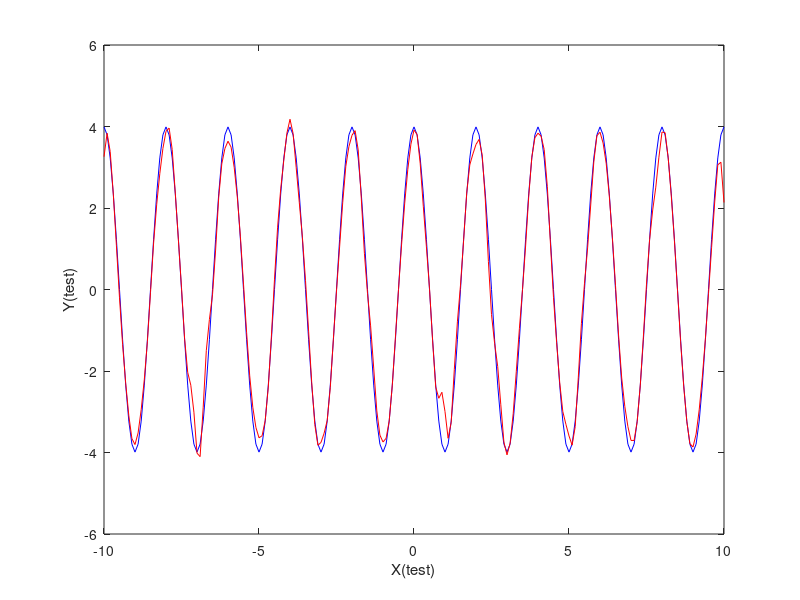

Here is the MATLAB script that generated this plot: (Note: this script raises an error after producing the figure.)
 
%RBF
%in baraame shabake asabi RBF baraye darunyabi seri zamani ast.
%seri zamani ba tabdil fourier be shekle mosalasati bayad ijad gardand va dar
%baze mored nazar moshakhas shavand.baze dar in barname [-10,10] ast.
%tedad marakeze sabet ba tavajoh be gaame baze sakhte mishavand.hamchenin dar in barnaame az marakeze
%sabet va kernel Gausian baraye darunyabi estefade gardid.in marakez be surate random ijad
%mishavand.
close all
clear all
clc;
%tolid data test va training dar baaze [-10,10] va gaame 0.1 , 0.05
x=-10:0.05:10;
xt=-10:0.1:10;

%tolid data training
for i=1:length(x)
y(i)=3.99*(cos(pi*x(i)))+0.3*randn;
d=0;
e=0;
e=(e+abs(y(i)-d))/200
end
% tolide 200 markaze random sabet az nemune
index=randperm(numel(x));
v=x(index(1:200));
p=sort(v);
markaz=p';
% sakhte matrix darunyabi baraye data training va taabe kernel e Gausian
p=length(x);
p1=length(markaz);
for i=1:1:p
 
for j=1:1:p1
mu=x(i)-markaz(j);
k=mu^2/0.02;
gtr(i,j)=exp(-0.5*k);
 
end
end
I=eye(200);
lamda=1;
% tanzim factor vazn
W=inv((gtr'*gtr)+ lamda * I)*gtr'*y';
%xt=-10:0.01:10
%yt khoruji matlub ast.
for i=1:length(xt)
yt(i)=3.99*(cos(pi*xt(i)));
test(i,j)=exp(-0.5*k);
 d=0;
e1=0;
e1=(e1+abs(yt(i)-d))/200
end
% sakhte matrix darunyabi baraye data test va taabe kernel e Gausian
p2=length(xt);
for i=1:1:p2
 
for j=1:1:p1
mu=xt(i)-markaz(j);
k=mu^2/.02;
gt(i,j)=exp(-0.5*k);
 
end
end
dtest=gt*W;

% plot haa.
figure;
plot(xt,yt,'b-',xt,dtest,'r');
xlabel('X(test)');
ylabel('Y(test)');
mu = legend('khoruji morede entezar','monhani taghribi',2);

